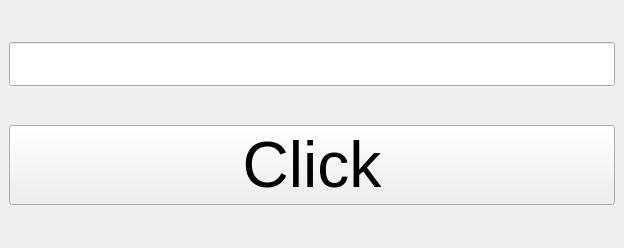
<?xml version="1.0" encoding="UTF-8"?>
<ui version="4.0">
 <class>MainWindow</class>
 <widget class="QMainWindow" name="MainWindow">
  <property name="geometry">
   <rect>
    <x>0</x>
    <y>0</y>
    <width>624</width>
    <height>248</height>
   </rect>
  </property>
  <property name="windowTitle">
   <string>MainWindow</string>
  </property>
  <widget class="QWidget" name="centralwidget">
   <layout class="QVBoxLayout" name="verticalLayout">
    <item>
     <widget class="QLineEdit" name="texto">
      <property name="font">
       <font>
        <pointsize>24</pointsize>
       </font>
      </property>
     </widget>
    </item>
    <item>
     <widget class="QPushButton" name="boton">
      <property name="font">
       <font>
        <pointsize>48</pointsize>
       </font>
      </property>
      <property name="text">
       <string>Click</string>
      </property>
     </widget>
    </item>
   </layout>
  </widget>
 </widget>
 <resources/>
 <connections/>
</ui>
